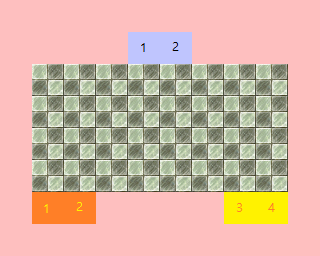

A 2D game scene composited from a Tiled map and its tileset images. What follows is a short description and the map's XML, with each tile layer's data collapsed to a summary:
An orthogonal 10x8 tile map with 32x32 px tiles, 3 tile layers (Background, Items, MetaInfo), 2 tilesets and 7 objects (SpawnPoint, 1, 2, stair_1, stair_2, ...).

<map version="1.0" tiledversion="1.1.1" orientation="orthogonal" renderorder="right-down" width="10" height="8" tilewidth="32" tileheight="32" infinite="0" nextobjectid="9">
 <tileset firstgid="1" name="Meta" tilewidth="32" tileheight="32" spacing="1" margin="1" tilecount="60" columns="12">
  <image source="metaset.png" width="397" height="166" />
  <tile id="0">
   <properties>
    <property name="Wall" value="YES" />
   </properties>
  </tile>
  <tile id="1">
   <properties>
    <property name="Items" value="YES" />
   </properties>
  </tile>
  <tile id="2">
   <properties>
    <property name="Code" value="stair_01" />
    <property name="Destination" value="floor" />
    <property name="Entrance" value="YES" />
   </properties>
  </tile>
  <tile id="3">
   <properties>
    <property name="Code" value="stair_02" />
    <property name="Destination" value="floor" />
    <property name="Entrance" value="YES" />
   </properties>
  </tile>
  <tile id="4">
   <properties>
    <property name="Destination" value="floor" />
    <property name="Entrance" value="YES" />
   </properties>
  </tile>
  <tile id="5">
   <properties>
    <property name="Destination" value="floor" />
    <property name="Entrance" value="YES" />
   </properties>
  </tile>
  <tile id="36">
   <properties>
    <property name="Address" value="TileMaps/KonyangUniv.Daejeon/JukhunDigitalFacilitie/floor_06/" />
    <property name="Code" value="stair_3" />
    <property name="Destination" value="stair" />
    <property name="Entrance" value="YES" />
    <property name="Stair" value="YES" />
   </properties>
  </tile>
  <tile id="37">
   <properties>
    <property name="Address" value="TileMaps/KonyangUniv.Daejeon/JukhunDigitalFacilitie/floor_08/" />
    <property name="Code" value="stair_1" />
    <property name="Destination" value="stair" />
    <property name="Entrance" value="YES" />
    <property name="Stair" value="YES" />
   </properties>
  </tile>
  <tile id="48">
   <properties>
    <property name="Address" value="TileMaps/KonyangUniv.Daejeon/JukhunDigitalFacilitie/floor_06/" />
    <property name="Code" value="stair_4" />
    <property name="Destination" value="stair" />
    <property name="Entrance" value="YES" />
    <property name="Stair" value="YES" />
   </properties>
  </tile>
  <tile id="49">
   <properties>
    <property name="Address" value="TileMaps/KonyangUniv.Daejeon/JukhunDigitalFacilitie/floor_08/" />
    <property name="Code" value="stair_2" />
    <property name="Destination" value="stair" />
    <property name="Entrance" value="YES" />
    <property name="Stair" value="YES" />
   </properties>
  </tile>
 </tileset>
 <tileset firstgid="61" name="RPGmaker tile" tilewidth="32" tileheight="32" tilecount="2016" columns="32">
  <image source="RPGmaker tile.png" width="1024" height="2016" />
 </tileset>
 <layer name="Background" width="10" height="8">
  <properties>
   <property name="Address" value="TileMaps/KonyangUniv.Daejeon/JukhunDigitalFacilitie/floor_07/" />
  </properties>
  <data>[80 cells, 60 non-empty, 2 distinct tile ids]</data>
 </layer>
 <objectgroup name="Objects">
  <properties>
   <property name="Name" value="죽헌정보관 7층 계단" />
   <property name="Place" value="stair" />
  </properties>
  <object id="1" name="SpawnPoint" x="160" y="96" width="32" height="32" />
  <object id="3" name="1" x="128" y="32" width="32" height="32" />
  <object id="4" name="2" x="160" y="32" width="32" height="32" />
  <object id="5" name="stair_1" x="32" y="192" width="32" height="32" />
  <object id="6" name="stair_2" x="64" y="192" width="32" height="32" />
  <object id="7" name="stair_3" x="224" y="192" width="32" height="32" />
  <object id="8" name="stair_4" x="256" y="192" width="32" height="32" />
 </objectgroup>
 <layer name="Items" width="10" height="8">
  <data>[80 cells, 0 non-empty, 0 distinct tile ids]</data>
 </layer>
 <layer name="MetaInfo" width="10" height="8">
  <data>[80 cells, 50 non-empty, 8 distinct tile ids]</data>
 </layer>
</map>
